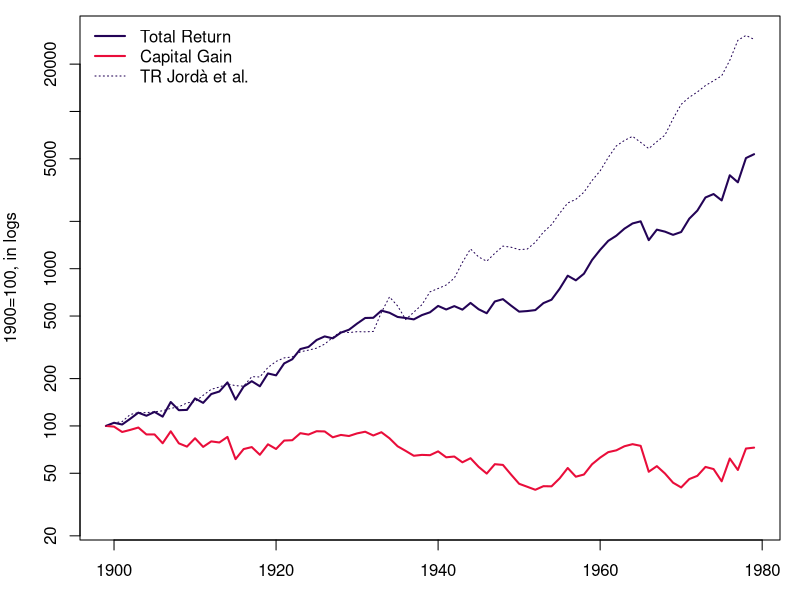
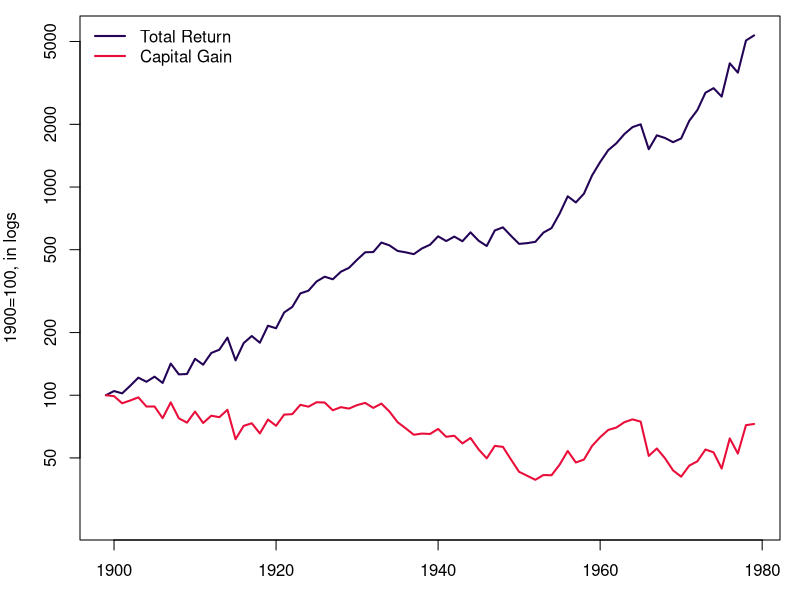
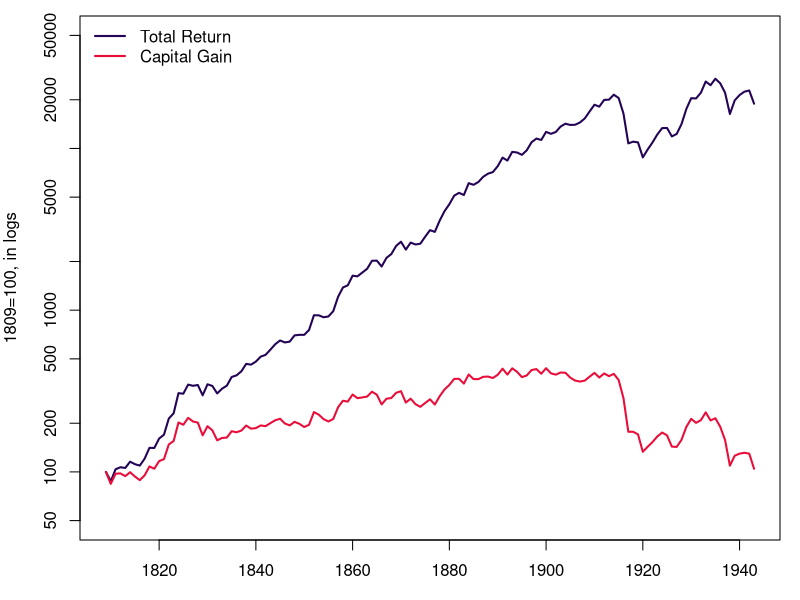
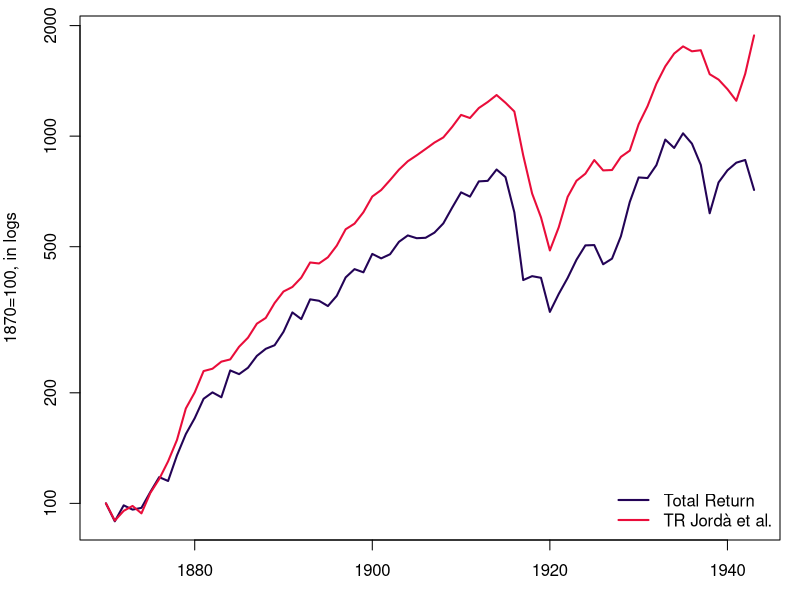
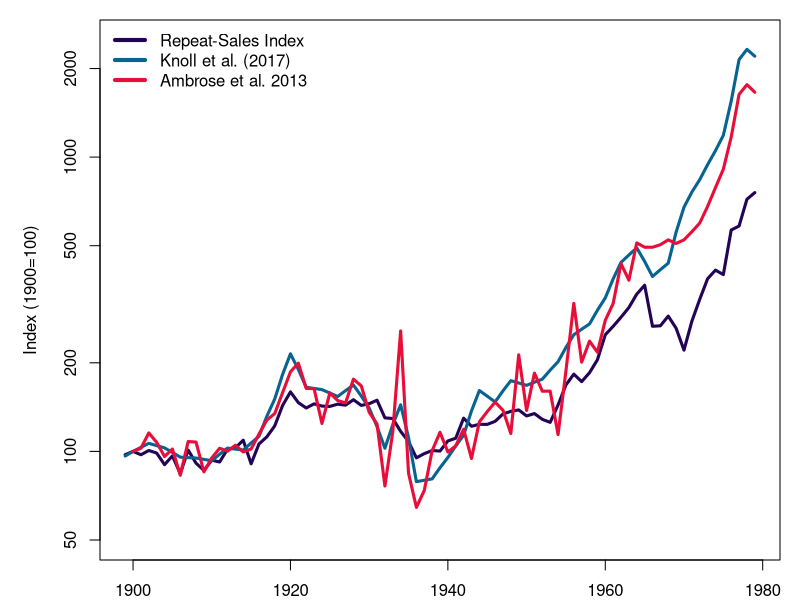
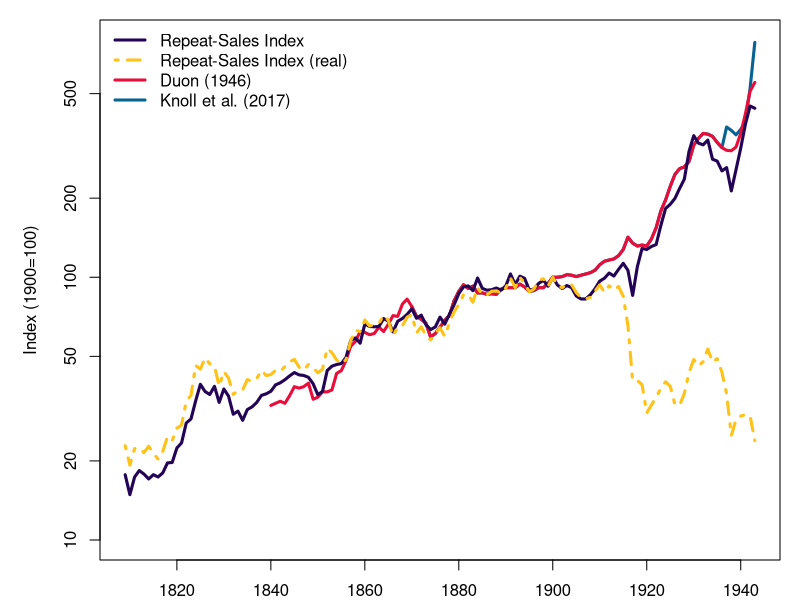
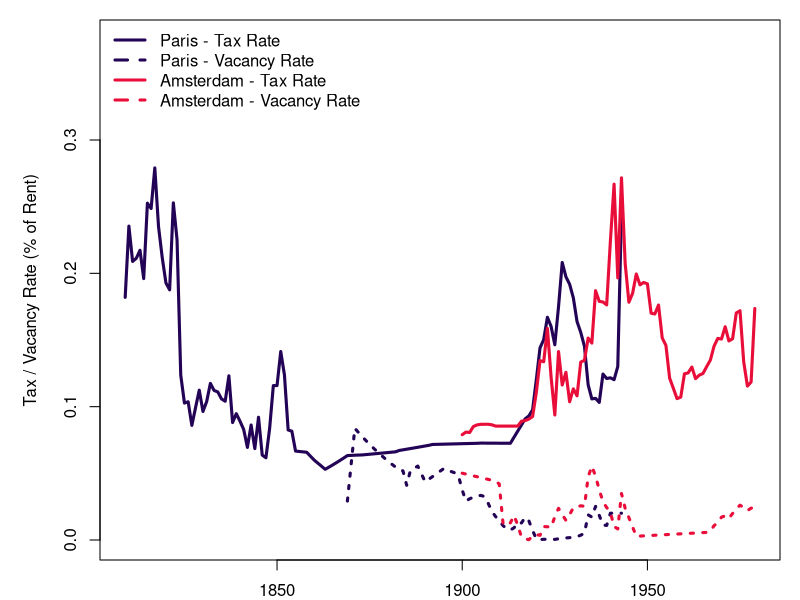
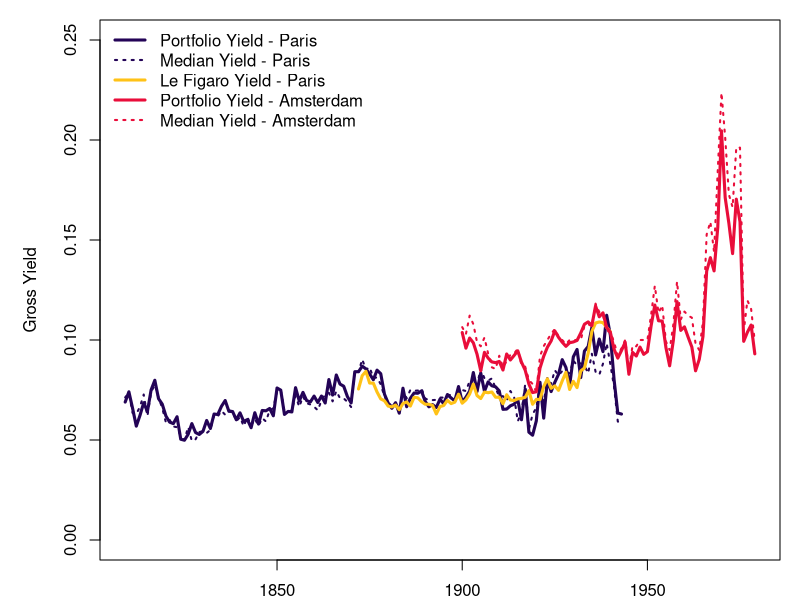

Here is the R script that generated these plots, in order: (Note: this script raises an error after producing the figures.)
##################################################
############### Matthijs Korevaar ################
##################################################

# load packages
library(reshape2)
library(MASS)
library(zoo)
library(plm)
options(scipen=6)

### File Amsterdam
# Code to estimate house price and rent price index for Paris

# change working directory to the directory of the script
try( setwd(dirname(rstudioapi::getActiveDocumentContext()$path)))

## Colour scheme
colour <- c("#230356","#076391","#2fd1d1","#b51676","#e90d3a","#f98e19","#ffc217")

p <- read.csv("../data/TimeSeriesParisAnalysis.csv")
a <- read.csv("../data/TimeSeriesAmsAnalysis.csv")

e <- merge(p, a, by="Year", all.x=TRUE, all.y = TRUE)
e <- e[e$Year > 1808,]

p <- p[p$Year > 1808 & p$Year < 1944,]





# Total return figures
# Amsterdam
a$hpi_return[2:nrow(a)] <- exp(diff(log(ts( a$HPI))))-1
a$tr <- a$hpi_return + a$NetAggYield

a$indexTR <- 100
a$indexInc <- 100
a$indexTRJorda <- 100
for(i in 2:nrow(a)){
        a$indexTR[i] <- a$indexTR[i-1]*(1+a$tr[i])    
        a$indexTRJorda[i] <- a$indexTRJorda[i-1]*(1+a$JordaHousingTR[i])    
        a$indexInc[i] <- a$indexInc[i-1]*(1+a$NetAggYield[i])    
}

a$indexTRR <- a$indexTR/a$CPI
a$indexTRR <- a$indexTRR/a$indexTRR[1]*100
a$indexTRRJorda <- a$indexTRJorda/a$CPI
a$indexTRRJorda <- a$indexTRRJorda/a$indexTRRJorda[1]*100


a$HPIR <- a$HPI/a$CPI
a$HPIR <-a$HPIR/a$HPIR[1]*100
a$indexIncR <- a$indexInc/a$CPI
a$indexIncR <-a$indexIncR/a$indexIncR[1]*100


pdf("../figures/returns_ams_small.pdf", height=3.2, width=4)
par(mar = c(3,4,0.8,1))
plot( range(a$Year), range(c(25, a$indexTRRJorda)), type="n", log="y", xlab="Year", ylab="1900=100, in logs")
lines(a$Year, a$indexTRR, lwd=2, col=colour[1])
lines(a$Year, a$HPIR, lwd=2, col=colour[5])
lines(a$Year, a$indexTRRJorda, lwd=1, col=colour[1], lty=3)
#lines(a$Year, a$indexIncR, lwd=2, col=colour[6])
legend("topleft",c("Total Return","Capital Gain","TR Jordà et al."), col=colour[c(1,5)], lwd=c(2,2,1),lty=c(1,1,3), bty="n")
dev.off()

pdf("../figures/returns_ams.pdf", height=4.5, width=7)
par(mar = c(3,4,0.8,1))
plot( range(a$Year), range(c(25, a$indexTRR)), type="n", log="y", xlab="Year", ylab="1900=100, in logs")
lines(a$Year, a$indexTRR, lwd=2, col=colour[1])
lines(a$Year, a$HPIR, lwd=2, col=colour[5])
#lines(a$Year, a$indexTRRJorda, lwd=1, col=colour[1], lty=3)
#lines(a$Year, a$indexIncR, lwd=2, col=colour[6])
legend("topleft",c("Total Return","Capital Gain"), col=colour[c(1,5)], lwd=2,lty=1, bty="n")
dev.off()




# ----- Paris -----
p$hpi_return[2:nrow(p)] <- exp(diff(log(ts( p$HPI))))-1
p$tr <- p$hpi_return + p$PortfolioNetYield

p$indexTR <- 100
for(i in 2:nrow(p)){
        p$indexTR[i] <- p$indexTR[i-1]*(1+p$tr[i])    
}


p$indexTRJorda <- NA
p$indexTRJorda[p$Year == 1870] <- 100
for(y in 1871:1943){
        p$indexTRJorda[p$Year == y] <- p$indexTRJorda[p$Year== (y-1)]*(1+p$JordaHousingTR[p$Year==y])    
}        

p$indexTRR <- p$indexTR/p$CPI
p$indexTRR <- p$indexTRR/p$indexTRR[1]*100
p$indexTRRJorda <- p$indexTRJorda/p$CPI
p$indexTRRJorda <- p$indexTRRJorda/p$indexTRRJorda[p$Year==1870]
p$indexTRRJorda <- p$indexTRRJorda*p$indexTRR[p$Year == 1870]

p$HPIR <- p$HPI/p$CPI
p$HPIR <-p$HPIR/p$HPIR[1]*100



pdf(file="../figures/returns_par.pdf", height = 4.5, width=7)
par(mar = c(3,4,0.8,1))
plot( range(p$Year), c(50,50000), type="n", log="y", xlab="Year", ylab="1809=100, in logs")
lines(p$Year, p$indexTRR, lwd=2, col=colour[1])
#lines(p$Year, p$indexTRRJorda, lwd=1, col=colour[1], lty=3)
lines(p$Year, p$HPIR, lwd=2, col=colour[5])
legend("topleft",c("Total Return","Capital Gain"), col=colour[c(1,5)], lwd=2, lty=1, bty="n")
dev.off()


ps <- subset(p, Year >= 1870)
ps$indexTRR <- ps$indexTRR/ps$indexTRR[1]*100
ps$indexTRRJorda <- ps$indexTRRJorda/ps$indexTRRJorda[1]*100
pdf(file="../figures/returns_par_small.pdf", height = 3.2, width=4)
par(mar = c(3,4,0.8,1))
plot( c(1870,1943), range(ps$indexTRRJorda), type="n", log="y", xlab="Year", ylab="1870=100, in logs")
lines(ps$Year, ps$indexTRR, lwd=2, col=colour[1])
lines(ps$Year, ps$indexTRRJorda, lwd=2, col=colour[5])
legend("bottomright",c("Total Return", "TR Jordà et al."), col=colour[c(1,5)], lwd=c(2,2), lty=c(1,1), bty="n")
dev.off()






pdf("../figures/AmsPriceIndex.pdf", height=4.5, width=9)
par(mar = c(2,5,1,1))
plot(a$Year,  a$HPIwithApp/a$HPIwithApp[a$Year == 1900]*100, col=colour[1], log="y", type="l", lwd=3, ylim=c(50,2500), ylab="Index (1900=100)", xlab="Year")
#lines(a$Year,  a$HPI/a$HPI[a$Year == 1900]*100, col=colour[1], lty=3, lwd=2)
lines(a$Year, a$JordaHPI/a$JordaHPI[a$Year == 1900]*100, col=colour[2], lty=1, lwd=3)
lines(a$Year, a$EichholtzHPI/a$EichholtzHPI[a$Year == 1900]*100, col=colour[5], lty=1, lwd=3)
#lines(a$Year, (a$HPIwithApp/a$CPI)/(a$HPIwithApp[a$Year == 1900]/a$CPI[a$Year==1900])*100, col=colour[7], lty=4, lwd=3)
legend("topleft",
       c("Repeat-Sales Index", "Knoll et al. (2017)", "Ambrose et al. 2013"),
       lwd=4, lty=c(1,1,1), col=colour[c(1,2,5)], bty="n")
dev.off()

pdf("../figures/ParisPrices.pdf", height=4.5, width=9)
par(mar = c(2,5,1,1))
plot(p$Year,  p$JordaHPI/p$JordaHPI[p$Year == 1900]*100, col=colour[2], type="l", lwd=3, log="y", ylim=c(10,800), ylab="Index (1900=100)", xlab="Year")
lines(p$Year, p$DuonHPI/p$DuonHPI[p$Year == 1900]*100, col=colour[5], lty=1, lwd=3)
lines(p$Year, p$HPI/p$HPI[p$Year == 1900]*100, col=colour[1], lty=1, lwd=3)
lines(p$Year, (p$HPI/p$CPI)/(p$HPI[p$Year == 1900]/p$CPI[p$Year==1900])*100, col=colour[7], lty=4, lwd=3)
legend("topleft",
       c("Repeat-Sales Index", "Repeat-Sales Index (real)", "Duon (1946)", "Knoll et al. (2017)"),
       lwd=3,
       bty="n",
       col=colour[c(1,7,5,2)], lty=c(1,4,1,1))
dev.off()

pdf("../figures/TotTaxRate.pdf", height=4.5, width=9)
par(mar = c(2,5,1,1))
plot(e$Year, e$TaxRate, col=colour[1], type="l", lwd=3, ylim=c(0,0.375), ylab="Tax / Vacancy Rate (% of Rent)", xlab="Year")
lines(e$Year[e$Year > 1868], e$VacancyRate.x[e$Year > 1868], col=colour[1], lty=3, lwd=3)
lines(e$Year, e$MedianTaxFracAll, col=colour[5], lty=1, lwd=3)
lines(e$Year, e$VacancyRate.y, col=colour[5], lty=3, lwd=3)
legend("topleft", c("Paris - Tax Rate", "Paris - Vacancy Rate", "Amsterdam - Tax Rate", "Amsterdam - Vacancy Rate"), bty="n",lwd=3, lty=c(1,2,1,2), col=colour[c(1,1,5,5)])
dev.off()

pdf("../figures/AllGrossYields.pdf", height=4.5, width=9)
par(mar = c(2,5,1,1))
plot(e$Year,  e$PortfolioYield, col=colour[1], type="l", lwd=3, ylim=c(0,0.25), ylab="Gross Yield", xlab="Year")
lines(e$Year, e$MedianYield.x, col=colour[1], lty=3, lwd=2)
lines(e$Year, e$RegYieldFig, col=colour[7], lty=1, lwd=3)
# lines(e$Year[1:45], e$PortfolioBail[1:45], col=colour[6], lty=4, lwd=2)
lines(e$Year, e$AggYieldincApp, col=colour[5], lty=1, lwd=3)
lines(e$Year, e$MedianYieldincApp, col=colour[5], lty=3, lwd=2)
legend("topleft",
       bty="n",
       c("Portfolio Yield - Paris ", "Median Yield - Paris", "Le Figaro Yield - Paris", "Portfolio Yield - Amsterdam ", "Median Yield - Amsterdam"), 
       lwd=c(3,2,3,3,2), 
       lty=c(1,3,1,1,3), 
       col=colour[c(1,1,7,5,5)])
dev.off()


pdf("../figures/NetYield.pdf", height=4.5, width=9)
par(mar = c(2,5,1,1))
plot(e$Year,  e$PortfolioNetYield, col=colour[1], type="l", lwd=3, ylim=c(0,0.14), ylab="Yield", xlab="Year")
lines(e$Year, e$JordaRentRtn.x, col=colour[1], lty=3, lwd=2)
#lines(e$Year[e$Year > 1870], e$PortfolioNetYieldAlt[e$Year > 1870], col=colour[7], lty=1, lwd=3)
lines(e$Year, e$NetAggYieldincApp, col=colour[5], lty=1, lwd=3)
lines(e$Year, e$JordaRentRtn.y, col=colour[5], lty=3, lwd=2)
legend("topleft",
       bty="n",
       c("Portfolio Net Yield - Paris ", "Jorda Rental Yield - France", "Portfolio Net Yield - Amsterdam ", "Jorda Rental Yield - Netherlands"), 
       lwd=c(3,2,3,2), 
       lty=c(1,3,1,3), 
       col=colour[c(1,1,5,5)])
dev.off()

cor.test(d$ParisNetYield-d$ParisBondYield, d$Paris5YInflation)
cor.test(d$AmsNetYield-d$AmsBondYield, d$Ams5yInflation)

pdf("../Paper/figures/YieldDiffInflation.pdf", height=4.5, width=9)
par(mar = c(2,5,1,1))
plot(d$Year,  d$ParisNetYield-d$ParisBondYield, col=colour[1], type="l", lwd=3, ylim=c(-0.08,0.25), ylab="Yield", xlab="Year")
lines(d$Year, d$AmsNetYield-d$AmsBondYield, col=colour[5], lty=1, lwd=3)
par=new
lines(d$Year, d$Paris5YInflation, col=colour[2], lty=1, lwd=2)
lines(d$Year, d$Ams5yInflation, col=colour[6], lty=1, lwd=2)
legend("topright",
       bty="n",
       c("Housing-Bond Yield Differential - Paris", "Previous 5-year Inflation - Paris", "Housing-Bond Yield Differential - Paris", "Previous 5-year Inflation - Amsterdam"), 
       lwd=c(3,2,3,2), 
       lty=c(1,1,1,1), 
       col=colour[c(1,2,5,6)])
dev.off()






### EXTRA

pdf("../figuresappendix/ParisInitYields.pdf", height=4.5, width=9)
par(mar = c(2,5,1,1))
plot(f$Year,  f$ParisGrossAvgYield, col=colour[1], type="l", lty=1, lwd=3, ylim=c(0,0.15), ylab="Gross Yield", xlab="Year")
lines(f$Year, f$ParisGrossInitYield, col=colour[5], lty=3, lwd=2)
legend("topleft", c("Median Yield - Adjusted", "Median Yield - Initial"),
       bty="n",
       lwd=c(3,2),
       lty=c(1,3),
       col=colour[c(1,5)])
dev.off()

pdf("../figures/AmsNetYields.pdf", height=4.5, width=9)
par(mar = c(2,5,1,1))
plot(d$Year,  d$AmsNetYield, col=colour[1], type="l", lty=1, lwd=3, ylim=c(0,0.14), ylab="Index", xlab="Year")
lines(d$Year, d$AmsJordaYield, col=colour[5], lty=1, lwd=2)
legend("topleft",
       c("Portfolio Net Yield", "Jorda et al. (2019)"),
       bty="n",
       lwd=c(3,3),
       lty=c(1,1),
       col=colour[c(1,5)])
dev.off()


pdf("../figures/ParisNetYields.pdf", height=4.5, width=9)
par(mar = c(2,5,1,1))
plot(f$Year,  f$ParisNetYield, col=colour[1], type="l", lty=1, lwd=3, ylim=c(0,0.14), ylab="Index", xlab="Year")
lines(f$Year, f$ParisJordaYield, col=colour[5], lty=1, lwd=2)
legend("topleft",
       c("Portfolio Net Yield", "Jorda et al. (2019)"),
       bty="n",
       lwd=c(3,2),
       lty=c(1,1),
       col=colour[c(1,5)])
dev.off()
